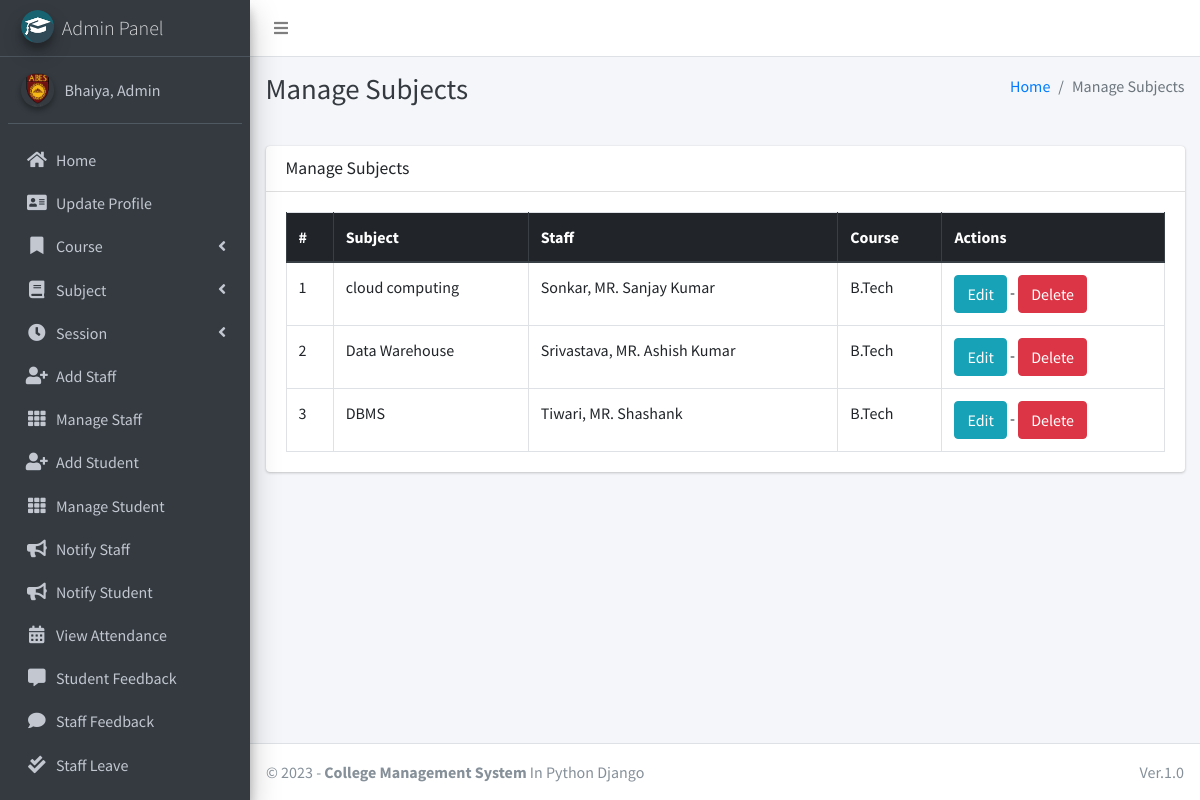
The app's page /subject/manage/ (signed in) with its own data.
### main_app/models.py (models this page shows, shortened)
class CustomUser(AbstractUser):
    USER_TYPE = ((1, "HOD"), (2, "Staff"), (3, "Student"))
    GENDER = [("M", "Male"), ("F", "Female")]
    username = None  # Removed username, using email instead
    email = models.EmailField(unique=True)
    user_type = models.CharField(default=1, choices=USER_TYPE, max_length=1)
    gender = models.CharField(max_length=1, choices=GENDER)
    profile_pic = models.ImageField()
    address = models.TextField()
    fcm_token = models.TextField(default="")  # For firebase notifications
    created_at = models.DateTimeField(auto_now_add=True)
    updated_at = models.DateTimeField(auto_now=True)
    USERNAME_FIELD = "email"
    REQUIRED_FIELDS = []
    objects = CustomUserManager()
    def __str__(self):
        return self.last_name + ", " + self.first_name

class Subject(models.Model):
    name = models.CharField(max_length=120)
    staff = models.ForeignKey(Staff,on_delete=models.CASCADE,)
    course = models.ForeignKey(Course, on_delete=models.CASCADE)
    updated_at = models.DateTimeField(auto_now=True)
    created_at = models.DateTimeField(auto_now_add=True)

class Staff(models.Model):
    course = models.ForeignKey(Course, on_delete=models.DO_NOTHING, null=True, blank=False)
    admin = models.OneToOneField(CustomUser, on_delete=models.CASCADE)

class Course(models.Model):
    name = models.CharField(max_length=120)
    created_at = models.DateTimeField(auto_now_add=True)
    updated_at = models.DateTimeField(auto_now=True)

### main_app/hod_views.py (the view)
# urls.py: path("subject/manage/", hod_views.manage_subject, name='manage_subject'),
def manage_subject(request):
    subjects = Subject.objects.all()
    context = {
        'subjects': subjects,
        'page_title': 'Manage Subjects'
    }
    return render(request, "hod_template/manage_subject.html", context)

### main_app/templates/hod_template/manage_subject.html
{% extends 'main_app/base.html' %}
{% load static %}
{% block page_title %}{{page_title}}{% endblock page_title %}
{% block content %}
<section class="content">
    <div class="container-fluid">
        <div class="row">
            <div class="col-md-12">
                <div class="card">
                    <div class="card-header">
                        <h3 class="card-title">{{page_title}}</h3>
                    </div>
                    <div class="card-body">
                        <table id="example2" class="table table-bordered table-hover">
                            <thead class="thead-dark">
                                <tr>
                                    <th>#</th>
                                    <th>Subject</th>
                                    <th>Staff</th>
                                    <th>Course</th>
                                    <th>Actions</th>
                                </tr>
                            </thead>
                            <tbody>
                                {% for subject in subjects %}
                                <tr>
                                    <td>{{ forloop.counter }}</td>
                                    <td>{{subject.name}}</td>
                                    <td>{{subject.staff.admin}}</td>
                                    <td>{{subject.course.name}}</td>
                                    <td>
                                        <a href="{% url 'edit_subject' subject.id %}" class="btn btn-info">Edit</a> -
                                        <a href="{% url 'delete_subject' subject.id %}" onclick="return confirm('Are you sure you want to delete this ?')" class="btn btn-danger">Delete</a>
                                    </td>
                                </tr>
                                {% endfor %}
                            </tbody>
                        </table>
                    </div>
                </div>
            </div>
        </div>
    </div>
</section>
{% endblock content %}

### main_app/templates/main_app/sidebar_template.html (shortened to what this page needs)
{% load static %}
<aside class="main-sidebar sidebar-dark-info elevation-4">
    {% if request.user.user_type == '1' %}
    <a href="{% url 'admin_home' %}" class="brand-link">
        <img src="{% static 'dist/img/cmsl.png' %} " alt="AdminLTE Logo"
            class="brand-image img-circle elevation-3" >
        <span class="brand-text font-weight-light">Admin Panel</span>
    </a>
    <div class="sidebar">
        <div class="user-panel mt-3 pb-3 mb-3 d-flex">
            <div class="image">
                <img src="{{ request.user.profile_pic}}" class="img-circle elevation-2" alt="User Image">
            </div>
            <div class="info">
                <a href="#" class="d-block">{{user}}</a>
            </div>
        </div>
        <nav class="mt-2">
            <ul class="nav nav-pills nav-sidebar flex-column" data-widget="treeview" role="menu" data-accordion="false">
                <li class="nav-item">
                    {% url 'admin_home' as admin_home %}
                    <a href="{{admin_home}}" class="nav-link {% if admin_home == request.path %} active {% endif %}">
                        <i class="nav-icon fas fa-home"></i>
                        <p>
                            Home
                        </p>
                    </a>
                </li>
                <li class="nav-item">
                    {% url 'admin_view_profile' as admin_view_profile %}
                    <a href="{{admin_view_profile}}"
                        class="nav-link {% if admin_view_profile == request.path %} active {% endif %}">
                        <i class="nav-icon fas fa-address-card"></i>
                        <p>
                            Update Profile
                        </p>
                    </a>
                </li>
                <li class="nav-item has-treeview">
                    <a href="#" class="nav-link">
                        <i class="nav-icon fas fa-bookmark"></i>
                        <p>
                            Course
                            <i class="fas fa-angle-left right"></i>
                        </p>
                    </a>
                </li>
                <li class="nav-item has-treeview">
                    <a href="#" class="nav-link">
                        <i class="nav-icon fas fa-book"></i>
                        <p>
                            Subject
                            <i class="fas fa-angle-left right"></i>
                        </p>
                    </a>
                </li>
                <li class="nav-item has-treeview">
                    <a href="#" class="nav-link">
                        <i class="nav-icon fas fa-clock"></i>
                        <p>
                            Session
                            <i class="fas fa-angle-left right"></i>
                        </p>
                    </a>
                </li>
                <li class="nav-item">
                    {% url 'add_staff' as add_staff %}
                    <a href="{{add_staff}}" class="nav-link {% if add_staff == request.path %} active {% endif %}">
                        <i class="nav-icon fas fa-user-plus"></i>
                        <p>
                            Add Staff
                        </p>
                    </a>
                </li>
                <li class="nav-item">
                    {% url 'manage_staff' as manage_staff %}
                    {% url 'edit_staff' staff_id as edit_staff %}
                    <a href="{{manage_staff}}"
                        class="nav-link {% if manage_staff == request.path or request.path == edit_staff %} active {% endif %}">
                        <i class="nav-icon fas fa-th"></i>
                        <p>
                            Manage Staff
                        </p>
                    </a>
                </li>
                <li class="nav-item">
                    {% url 'add_student' as add_student%}
                    <a href="{{add_student}}" class="nav-link  {% if add_student == request.path %} active {% endif %}">
                        <i class="nav-icon fas fa-user-plus"></i>
                        <p>
                            Add Student
                        </p>
                    </a>
                </li>
                <li class="nav-item">
                    {% url 'manage_student' as manage_student %}
                    {% url 'edit_student' student_id as edit_student %}
                    <a href="{{manage_student}}"
                        class="nav-link  {% if edit_student == request.path or manage_student == request.path %} active {% endif %}">
                        <i class="nav-icon fas fa-th"></i>
                        <p>
                            Manage Student
                        </p>
                    </a>
                </li>
                <li class="nav-item">
                    {% url 'admin_notify_staff' as admin_notify_staff %}
                    <a href="{{admin_notify_staff}}"
                        class="nav-link {% if admin_notify_staff == request.path %} active {% endif %}">
                        <i class="nav-icon fas fa-bullhorn"></i>
                        <p>
                            Notify Staff
                        </p>
                    </a>
                </li>
                <li class="nav-item">
                    {% url 'admin_notify_student' as admin_notify_student %}
                    <a href="{{admin_notify_student}}"
                        class="nav-link {% if admin_notify_student == request.path %} active {% endif %}">
                        <i class="nav-icon fas fa-bullhorn"></i>
                        <p>
                            Notify Student
                        </p>
                    </a>
                </li>
                <li class="nav-item">
                    {% url 'admin_view_attendance' as admin_view_attendance %}
                <li class="nav-item">
                    <a href="{{admin_view_attendance}}"
                        class="nav-link  {% if admin_view_attendance == request.path %} active {% endif %}">
                        <i class="nav-icon fas fa-calendar-alt"></i>
                        <p>
                            View Attendance
                        </p>
                    </a>
                </li>
                <li class="nav-item">
                    {% url 'student_feedback_message' as student_feedback_message %}
                    <a href="{{ student_feedback_message }}"
                        class="nav-link  {% if student_feedback_message == request.path %} active {% endif %}">
                        <i class="nav-icon fas fa-comment-alt"></i>
                        <p>
                            Student Feedback
                        </p>
                    </a>
                </li>
                <li class="nav-item">
                    {% url 'staff_feedback_message' as staff_feedback_message %}
                    <a href="{{staff_feedback_message}}"
                        class="nav-link   {% if staff_feedback_message == request.path %} active {% endif %}">
                        <i class="nav-icon fas fa-comment"></i>
                        <p>
                            Staff Feedback
                        </p>
                    </a>
                </li>
                <li class="nav-item">
                    {% url 'view_staff_leave' as view_staff_leave %}
                    <a href="{{view_staff_leave}}"
                        class="nav-link  {% if view_staff_leave == request.path %} active {% endif %}">
                        <i class="nav-icon fas fa-check-double"></i>
                        <p>
                            Staff Leave
                        </p>
                    </a>
                </li>
                <li class="nav-item">
                    {% url 'view_student_leave' as view_student_leave %}
                    <a href="{% url 'view_student_leave' %}"
                        class="nav-link  {% if view_student_leave == request.path %} active {% endif %}">
                    </a>
                </li>
                                        {% endif %}
                                    </ul>
                                </nav>
                            </div>
</aside>

### records on screen
CustomUser: user.profile_pic (picture), last_name+first_name "Bhaiya, Admin"
Subject: name "cloud computing", staff.admin "Sonkar, MR. Sanjay Kumar", course.name "B.Tech"
Subject: name "Data Warehouse", staff.admin "Srivastava, MR. Ashish Kumar", course.name "B.Tech"
Subject: name "DBMS", staff.admin "Tiwari, MR. Shashank", course.name "B.Tech"

### other values on screen
{{ page_title }} "Manage Subjects"
